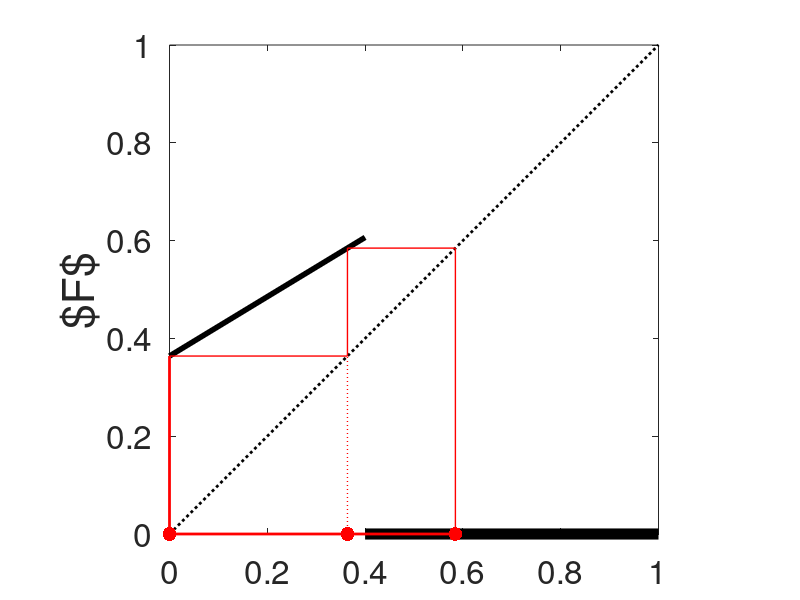

Write the MATLAB code that produced this figure. (Note: this script raises an error after producing the figure.)
clear; clf;

T=25; tau=50; epsilon=0.6;

F=@(alpha) (alpha+epsilon)*exp(-T/tau);

subplot(111);
plot([0,1-epsilon],[F(0),F(1-epsilon)],'-k','Linewidth',4);
hold on;
plot([1-epsilon,1],[0,0],'-k','Linewidth',8);
axis([0,1,0,1]);
axis('square');
set(gca,'Fontsize',24);
ylabel('$F$','Fontsize',32);
plot([0,1],[0,1],':k','Linewidth',2);

alpha(1)=0;
alpha(2)=F(alpha(1));
plot([0,0],[0,alpha(2)],'-r','Linewidth',2);
plot([0,alpha(2)],[alpha(2),alpha(2)],'-r','Linewidth',1);
alpha(3)=F(alpha(2));
plot([alpha(2),alpha(2)],[alpha(2),alpha(3)],'-r','Linewidth',1);
plot([alpha(2),alpha(3)],[alpha(3),alpha(3)],'-r','Linewidth',1);
plot([alpha(3),alpha(3)],[alpha(3),0],'-r','Linewidth',1);
plot([0,alpha(3)],[0,0],'-r','Linewidth',2);
plot([alpha(2),alpha(2)],[0,alpha(2)],':r','Linewidth',1);
plot(alpha(1),0,'.r','Markersize',30);
plot(alpha(2),0,'.r','Markersize',30);
plot(alpha(3),0,'.r','Markersize',30);

x=0; y=alpha(2)/2; v=[0; 1]; epsilon=0.03; width=2; col='-r';
arrow(0,1,0,1,x,y,v,epsilon,width,col)
x=alpha(2)/2; y=alpha(2); v=[1;0]; epsilon=0.03; width=2; col='-r';
arrow(0,1,0,1,x,y,v,epsilon,width,col)
x=alpha(2); y=alpha(2)+1/2*(alpha(3)-alpha(2)); v=[0;1]; epsilon=0.03; width=2; col='-r';
arrow(0,1,0,1,x,y,v,epsilon,width,col)
x=(alpha(2)+alpha(3))/2; y=alpha(3); v=[1;0]; epsilon=0.03; width=2; col='-r';
arrow(0,1,0,1,x,y,v,epsilon,width,col)
x=alpha(3); y=alpha(3)/2; v=[0;-1]; epsilon=0.03; width=2; col='-r';
arrow(0,1,0,1,x,y,v,epsilon,width,col)
x=alpha(3)*0.4; y=0; v=[-1;0]; epsilon=0.03; width=2; col='-r';
arrow(0,1,0,1,x,y,v,epsilon,width,col)

text(-0.02,-0.08,'$\alpha_1$','Fontsize',32,'Color','r');
text(alpha(2)-0.02,-0.08,'$\alpha_2$','Fontsize',32,'Color','r');
text(alpha(3)-0.02,-0.08,'$\alpha_3$','Fontsize',32,'Color','r');


set(gca,'Xtick',[1]);
set(gca,'Ytick',[0 0.5 1]);
hold off;
shg;